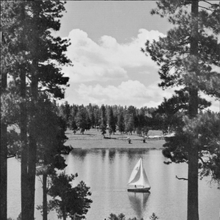
%> input picture LAKE.TIF, 220 x 220 px, shrunk from 512 x 512 before the run
$ octave q3.m   (GNU Octave 9; MATLAB toolbox functions it lacks are replaced by stand-ins)
%> lines starting %> are read from the running program, lines starting %| are printed output that depends on the picture
%Quantize the image following JPEG compression techniques and then
%dequantize it and recreate the original image.

%Illuminance matrix
Q=[16  11  10  16  24  40  51  61;
    12  12  14  19  26  58  60  55;
    14  13  16  24  40  57  69  56;
    14  17  22  29  51  87  80  62;
    18  22  37  56  68  109 103 77;
    24  35  55  64  81  104 113 92;
    49  64  78  87  103 121 120 101;
    72  92  95  98  112 100 103 99];

im = imread('LAKE.TIF');
%> im is the input picture: size 220x220 uint8; min 7, max 249, mean 124.8
im = im(:,:,1);

dct_image = zeros(size(im,1)+8, size(im,2)+8);

for i = 1:size(im,1)/8
    for j = 1:size(im,2)/8
        current_im = zeros(8,8);
        for k = 1:8
            if size(im,1) < i*8+k
                for l = 1:8
                    current_im(k,l) = 0;
                end
            else
                for l = 1:8
                    if size(im,2) < j*8+l
                        current_im(k,l) = 0;
                    else
                        current_im(k,l) = im(i*8+k,j*8+l);
                    end
                end
            end
        end
        current_dct = myDCT(current_im, create_mat_dct());
        %With c = 10, we can still identify the image quite well.
        %disp(current_dct);
        %disp(quantized_image_dct);
        for k = 1:8
            for l = 1:8
                dct_image(i*8+k,j*8+l) = current_dct(k,l);
            end
        end
    end
end
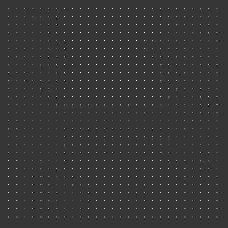
%> dct_image: size 228x228 double; min -489.5, max 1818.3, mean 14.1; drawn with min black and max white
%> after the loop, current_im = [163 160 163 170 0 0 0 0; 165 163 166 151 0 0 0 0; 165 164 166 151 0 0 0 0; 165 162 162 154 0 0 0 0; 0 0 0 0 0 0 0 0; 0 0 0 0 0 0 0 0; 0 0 0 0 0 0 0 0; 0 0 0 0 0 0 0 0]

figure, imshow(im, [0 255]);
figure, imshow(dct_image, [0 255]);
%> after `imshow(dct_image, [0 255])`:
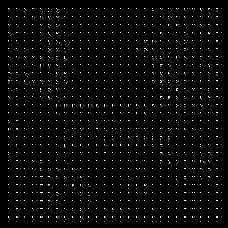
%> displayed picture: size 228x228, on the screen's scale of 0 to 255; min 0, max 255, mean 9.6

%Observations:
%1) We can see how the boundaries of the original image can be seen. The
%changes of frequencies we get in 8x8 squares where there are a lot of
%colours are of a wider range, so the DCT matrix has lesser number of
%zeros, so we observe small white patches instead of just small white dots.
%In places where the colours of the image are similar, there are a
%lot of zeros, so we observe small white dots.
%2) Just the DCT without any quantization can help us identify the image in
%black and white when we construct an image from the DCT.
%3) These can help us figure out divisions of our actual image which can be
%used in a lot of ways.
